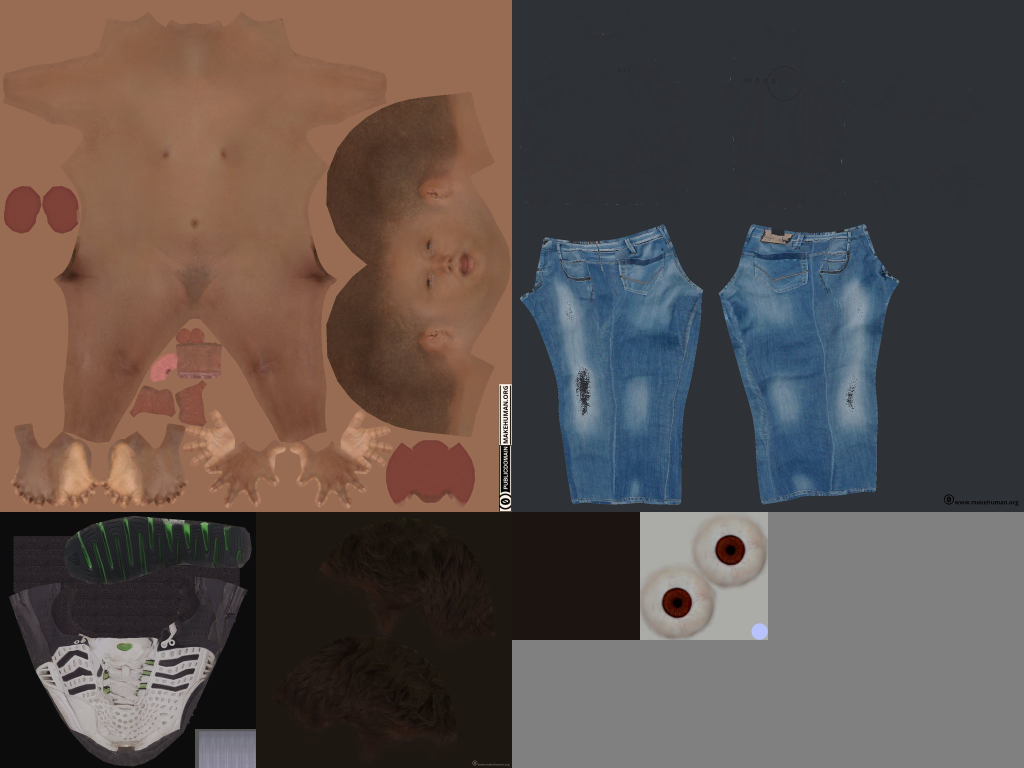
#> input picture assets/people/player.jpg, 2048 x 1536 px (shown at 1/2 size)
$ python -i people-build.py   (imports and definitions only)
#> lines starting #> are read from the running program, lines starting #| are printed output that depends on the picture; after the words box and inside, x2 and y2 are one past the last pixel; in counts of white or black regions, pixels touching at a corner belong together
#!/usr/bin/env python3
"""Realistic people for the game, from MakeHuman's CC0 assets.

Builds each cast member from the MakeHuman base mesh (hm08) with macro body targets (gender, age,
muscle, weight, height, ethnicity), fits CC0 clothes, shoes, hair, eyebrows and eyes to the body,
maps MakeHuman's skin weights onto the game's 19-bone rig, reposes the arms to hang at the sides
(the rig's rest pose), and writes one compact mesh + one texture atlas per character.

Usage: python3 tools/people-build.py <makehuman/data dir> <system assets dir> <out dir>
All inputs are CC0 (MakeHuman base mesh, targets, weights, skins, clothes, hair, eyes).
"""
import json, struct, sys, os, math
import numpy as np
from PIL import Image, ImageOps

MHD, SYS, OUT = sys.argv[1], sys.argv[2], sys.argv[3]
# [1 line not run here, left out]

# ----------------------------------------------------------------------------- loaders
def load_obj(path):
    V, T, F = [], [], []
    group = None
    for line in open(path, encoding='utf-8', errors='ignore'):
        if line.startswith('v '): V.append([float(x) for x in line.split()[1:4]])
        elif line.startswith('vt '): T.append([float(x) for x in line.split()[1:3]])
        elif line.startswith('g '): group = line.split(None, 1)[1].strip()
        elif line.startswith('f '):
            vs, ts = [], []
            for tok in line.split()[1:]:
                p = tok.split('/')
                vs.append(int(p[0]) - 1); ts.append(int(p[1]) - 1 if len(p) > 1 and p[1] else -1)
            F.append((vs, ts, group))
#> further down, picture is the input picture: PIL image 2048x1536 RGB; mean R, G, B 90.7, 79.4, 75
    return np.array(V, dtype=np.float64), np.array(T if T else [[0, 0]], dtype=np.float64), F

# [36 lines left out: functions load_target, load_mhclo, not called in this run]

# ----------------------------------------------------------------------------- body
# [1 line that did not run here, left out]
# [1 line that did not run here, left out]
TG = os.path.join(MHD, 'targets/macrodetails')
_tcache = {}
# [5 lines left out: function target, not called in this run]

def tri(v, names):  # 0..1 value -> weights for [min, avg, max] style triples
    if v < 0.5: return {names[0]: 1 - v * 2, names[1]: v * 2}
    return {names[1]: 1 - (v - 0.5) * 2, names[2]: (v - 0.5) * 2}

# [29 lines left out: functions age_weights, morph, not called in this run]

# ----------------------------------------------------------------------------- rig
BONES = ['root', 'hips', 'spine', 'chest', 'neck', 'head', 'armL', 'foreL', 'handL', 'armR', 'foreR', 'handR', 'thighL', 'shinL', 'footL', 'thighR', 'shinR', 'footR']
BI = {b: i for i, b in enumerate(BONES)}
# [15 lines left out: function map_bone, not called in this run]

# [1 line not run here, left out]
# [1 line that did not run here, left out]
# [3 lines not run here, left out]
# [1 line that did not run here, left out]
# [1 line that did not run here, left out]
# [1 line not run here, left out]
def joint(V, name): return V[skel['joints'][name]].mean(0)
def bone_head(V, b): return joint(V, skel['bones'][b]['head'])
def bone_tail(V, b): return joint(V, skel['bones'][b]['tail'])

# [6 lines left out: function rot_between, not called in this run]

def affine(R, pivot, prev=None):
    M = np.eye(4); M[:3, :3] = R; M[:3, 3] = pivot - R @ pivot
    return M @ prev if prev is not None else M

def apply(M, P): return P @ M[:3, :3].T + M[:3, 3]

# ----------------------------------------------------------------------------- build one character
# [13 lines left out: functions fit, region_uv, not called in this run]

ATLAS = (2048, 1536)
REG = {'skin': (0, 0, 1024, 1024), 'cloth': (1024, 0, 1024, 1024), 'shoes': (0, 1024, 512, 512), 'hair': (512, 1024, 512, 512), 'brow': (1024, 1024, 256, 256), 'eye': (1280, 1024, 256, 256)}

# Fingers curled about MakeHuman's finger bones (in the original T-ish pose, palms face down). Bodies get a
# loose fist baked in (the game rig has no finger bones), the first-person arms a tight one.
# [147 lines left out: functions curl_fingers, build, tex_path, skin_image, recolour, not called in this run]

def delogo(img):
    # The CC0 tees carry the MakeHuman logo (orange): find it, grow the mask, and inpaint from the
    # surrounding fabric with a normalised blur so the shirt reads plain.
    from PIL import ImageFilter
    a = np.asarray(img.convert('RGB'), dtype=np.float32) / 255
    mx, mn = a.max(2), a.min(2); sat = (mx - mn) / np.maximum(mx, 1e-6)
#> after `sat = (mx - mn) / np.maximum(mx, 1e-06)`:
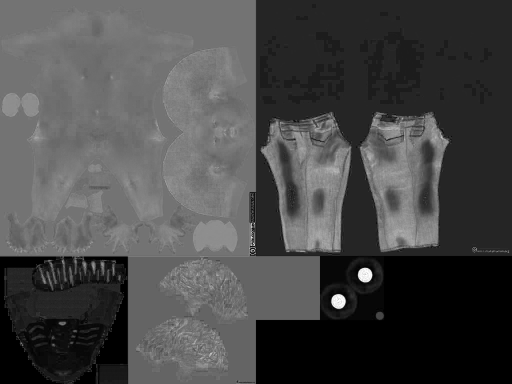
#> sat: shape (1536, 2048) float32 (shown at 1/4 size); min 0, max 1, mean 0.286
    r, g, b = a[..., 0], a[..., 1], a[..., 2]
    m = ((r > g) & (g > b) & (sat > 0.3) & (mx > 0.3) & ((r - g) > 0.1)).astype(np.uint8) * 255
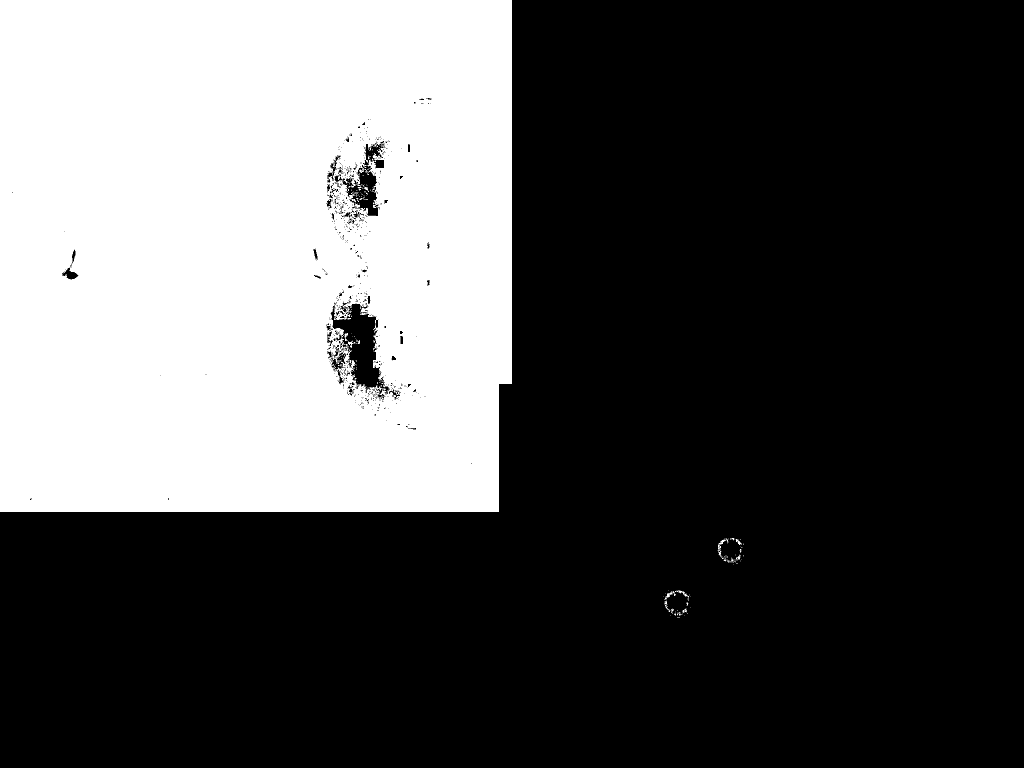
#> m: shape (1536, 2048) (shown at 1/2 size); 32.5% white; 161 white regions (142 under 20 px), largest, box (x1, y1, x2, y2) and area: (0, 0, 1024, 1024) 1021613, (1435, 1077, 1452, 1115) 161, (1329, 1182, 1352, 1200) 113
    if m.sum() == 0: return img
    M = np.asarray(Image.fromarray(m).filter(ImageFilter.MaxFilter(25)), dtype=np.float32)[..., None] / 255
#> M: shape (1536, 2048, 1) float32; values 0 (black) and 1 (white), 34.2% white; 3 white regions, box (x1, y1, x2, y2) and area: (0, 0, 1036, 1036) 1065537, (1315, 1169, 1394, 1248) 5479, (1423, 1064, 1500, 1142) 5307
    keep = 1 - M
    num = np.asarray(Image.fromarray(np.clip(a * keep * 255, 0, 255).astype(np.uint8)).filter(ImageFilter.GaussianBlur(18)), dtype=np.float32) / 255
    den = np.asarray(Image.fromarray(np.clip(keep[..., 0] * 255, 0, 255).astype(np.uint8)).filter(ImageFilter.GaussianBlur(18)), dtype=np.float32)[..., None] / 255
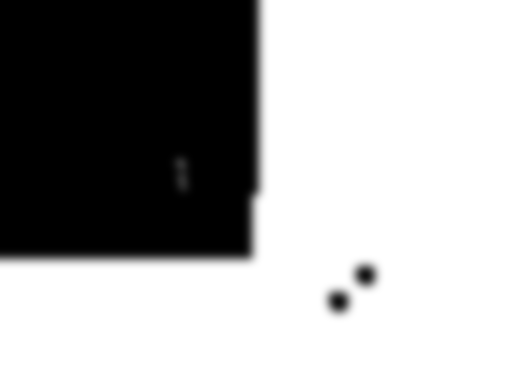
#> den: shape (1536, 2048, 1) float32 (shown at 1/4 size); min 0, max 1, mean 0.658
    out = a * keep + num / np.maximum(den, 1e-3) * M
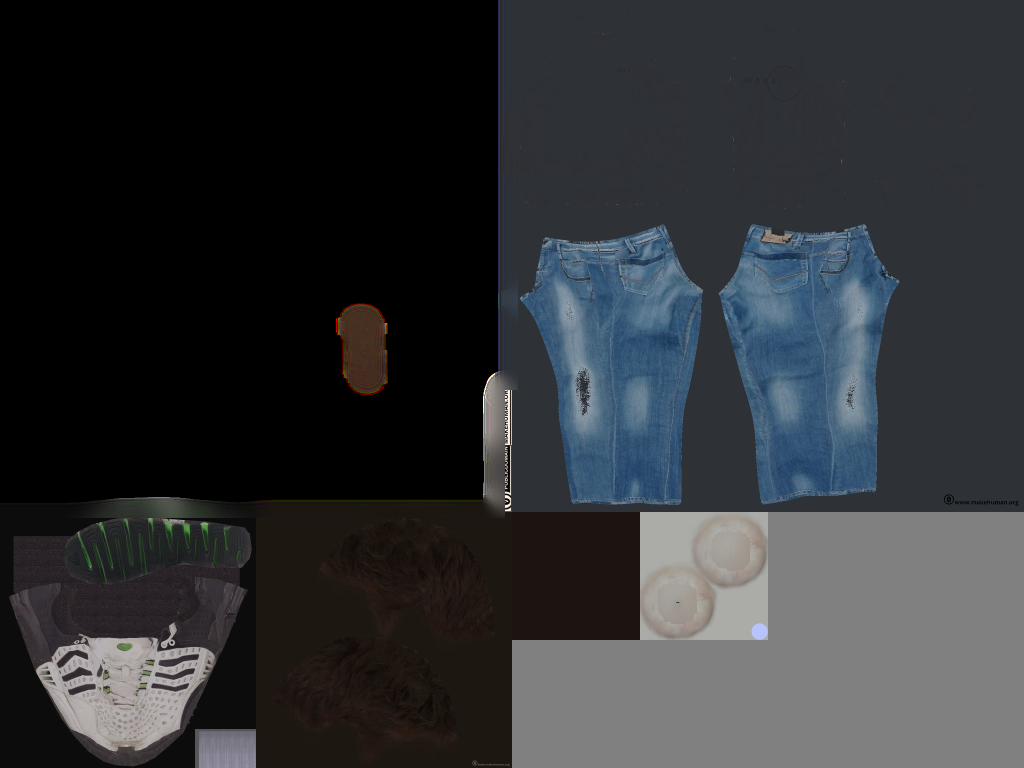
#> out: shape (1536, 2048, 3) float32 (shown at 1/2 size); mean R, G, B 0.184, 0.192, 0.204
    return Image.fromarray(np.clip(out * 255, 0, 255).astype(np.uint8))

# [23 lines left out: function atlas, not called in this run]

# ----------------------------------------------------------------------------- the cast
C = lambda n: os.path.join(SYS, 'clothes', n, n + '.mhclo')
H = lambda n: os.path.join(SYS, 'hair', n, n + '.mhclo')
BROW = os.path.join(SYS, 'eyebrows/eyebrow001/eyebrow001.mhclo')
EYES = os.path.join(MHD, 'eyes/low-poly/low-poly.mhclo')
POLY = [('skins/young_african_male/young_darkskinned_male_diffuse.png', 0.55), ('skins/young_asian_male/young_lightskinned_male_diffuse3.png', 0.45)]
POLY_MID = [('skins/middleage_african_male/middleage_darkskinned_male_diffuse.png', 0.55), ('skins/middleage_asian_male/middleage_lightskinned_male_diffuse2.png', 0.45)]
POLY_OLD = [('skins/old_african_male/old_darkskinned_male_diffuse.png', 0.55), ('skins/old_asian_male/old_lightskinned_male_diffuse2.png', 0.45)]
PAKEHA = [('skins/young_caucasian_male/young_lightskinned_male_diffuse.png', 1.0)]
POLY_RACE = {'african': 0.35, 'asian': 0.35, 'caucasian': 0.30}
BLACK = {'to': [0.07, 0.07, 0.08]}
CAST = {
    'manu':   dict(gender=1, age=0.47, muscle=0.6, weight=0.88, height=0.6, race=POLY_RACE, skin=POLY, skinTint=[1.02, 0.97, 0.92], cloth=C('male_casualsuit06'), clothColour=BLACK, shoes=C('shoes05'), hair=H('afro01'), hairTint=[0.55, 0.5, 0.48]),
    'shorty': dict(gender=1, age=0.56, muscle=0.62, weight=1.0, height=0.5, race=POLY_RACE, skin=POLY_MID, cloth=C('male_casualsuit03'), shoes=C('shoes03'), hair=H('short01')),
    'darren': dict(gender=1, age=0.5, muscle=0.45, weight=0.38, height=0.5, race={'caucasian': 0.9, 'african': 0.05, 'asian': 0.05}, skin=PAKEHA, cloth=C('male_casualsuit05'), shoes=C('shoes04'), hair=H('short02'), hairTint=[0.8, 0.7, 0.6], browRGB=(70, 52, 36), eyeColour='bluegreen'),
    'kev':    dict(gender=1, age=0.62, muscle=0.78, weight=0.7, height=0.62, race=POLY_RACE, skin=POLY_MID, skinTint=[0.95, 0.92, 0.9], cloth=C('male_worksuit01'), shoes=C('shoes03'), hair=H('short04')),
    'mikey':  dict(gender=1, age=0.42, muscle=0.4, weight=0.3, height=0.45, race={'asian': 0.45, 'african': 0.25, 'caucasian': 0.3}, skin=[(POLY[0][0], 0.35), (POLY[1][0], 0.65)], cloth=C('male_casualsuit06'), clothColour={'to': [0.5, 0.08, 0.1]}, shoes=C('shoes06'), hair=H('short02'), hairTint=[0.35, 0.3, 0.28]),
    'pita':   dict(gender=1, age=0.84, muscle=0.4, weight=0.72, height=0.45, race=POLY_RACE, skin=POLY_OLD, cloth=C('male_casualsuit01'), shoes=C('shoes04'), hair=H('short01'), hairTint=[1.9, 1.9, 1.9], browRGB=(150, 145, 140)),
    'crewA':  dict(gender=1, age=0.5, muscle=0.7, weight=0.8, height=0.6, race=POLY_RACE, skin=POLY, cloth=C('male_casualsuit06'), clothColour={'to': [0.12, 0.12, 0.13]}, shoes=C('shoes04'), hair=H('short04')),
    'crewB':  dict(gender=1, age=0.55, muscle=0.6, weight=0.65, height=0.55, race=POLY_RACE, skin=POLY_MID, cloth=C('male_casualsuit05'), shoes=C('shoes03'), hair=H('short01')),
    'crewC':  dict(gender=1, age=0.45, muscle=0.5, weight=0.55, height=0.5, race={'asian': 0.4, 'african': 0.3, 'caucasian': 0.3}, skin=POLY, cloth=C('male_casualsuit03'), shoes=C('shoes05'), hair=H('afro01'), hairTint=[0.5, 0.45, 0.42]),
}
# Passers-by on the footpaths (two women, an older Pākehā man, a young guy, an aunty).
POLY_F = [('skins/young_african_female/young_darkskinned_female_diffuse.png', 0.55), ('skins/young_asian_female/young_lightskinned_female_diffuse3.png', 0.45)]
# [7 lines not run here, left out]
# You (third-person view): young Polynesian guy, charcoal tee, jeans, white sneakers.
CAST['player'] = dict(gender=1, age=0.44, muscle=0.62, weight=0.62, height=0.58, race=POLY_RACE, skin=POLY, skinTint=[1.0, 0.96, 0.92], cloth=C('male_casualsuit06'), clothColour={'to': [0.2, 0.21, 0.23]}, shoes=C('shoes05'), hair=H('short02'), hairTint=[0.4, 0.36, 0.34])
# First-person arms: the player's own forearms and hands with the fingers curled into fists (posed with
# MakeHuman's finger bones), each in the viewmodel frame the game expects: knuckles toward -y, forearm
# running back along +y, back of the hand toward -z, origin at the middle of the fist. Uses player.jpg.
# [4 lines left out: function bone_w, not called in this run]
def rodrigues(axis, ang):
    k = axis / np.linalg.norm(axis); K = np.array([[0, -k[2], k[1]], [k[2], 0, -k[0]], [-k[1], k[0], 0]])
    return np.eye(3) + np.sin(ang) * K + (1 - np.cos(ang)) * K @ K
FIST_F, FIST_T = [1.45, 1.65, 1.15], [0.75, 0.7, 0.45]
# [39 lines left out: function build_fparms, not called in this run]

ONLY = [x for x in os.environ.get('PEOPLE_ONLY', '').split(',') if x]
# [6 lines not run here, left out]

>>> from PIL import Image
>>> picture = Image.open('../assets/people/player.jpg')
>>> result = delogo(picture)

$ run again, on assets/people/crewA.jpg
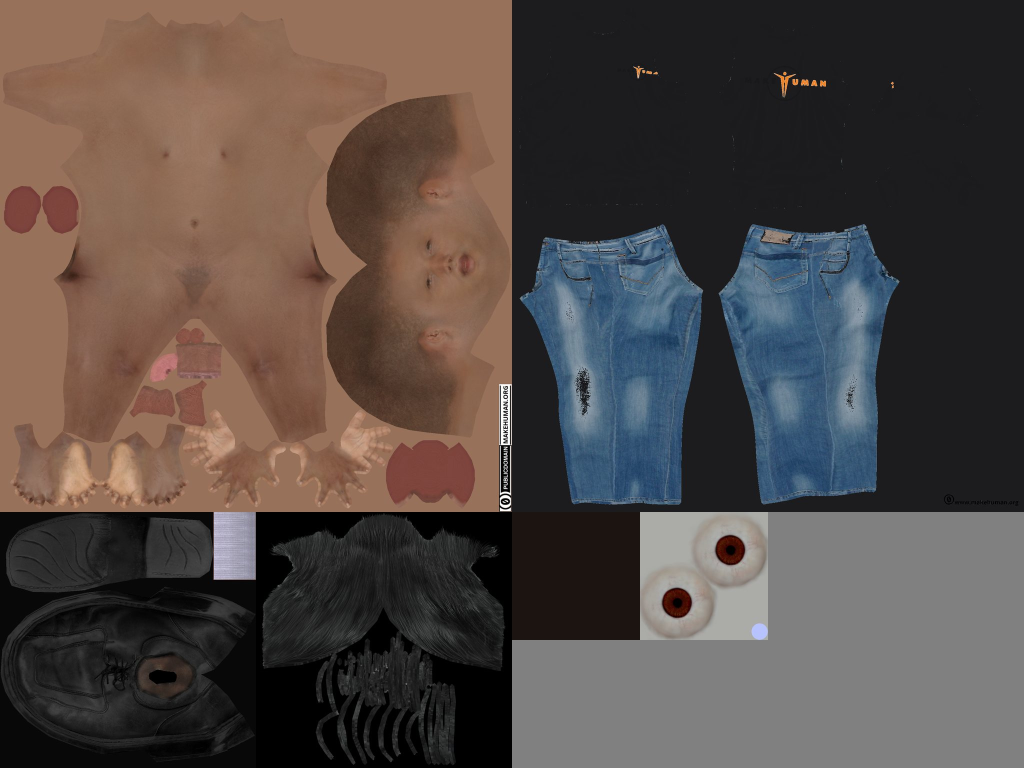
#> input picture assets/people/crewA.jpg, 2048 x 1536 px (shown at 1/2 size)
#> picture is the input picture: PIL image 2048x1536 RGB; mean R, G, B 83.1, 73.4, 69.5
#> in delogo, `m = ((r > g) & (g > b) & (sat > 0.3) & (mx > 0.3) & ((r - g) > 0.1)).a..`:
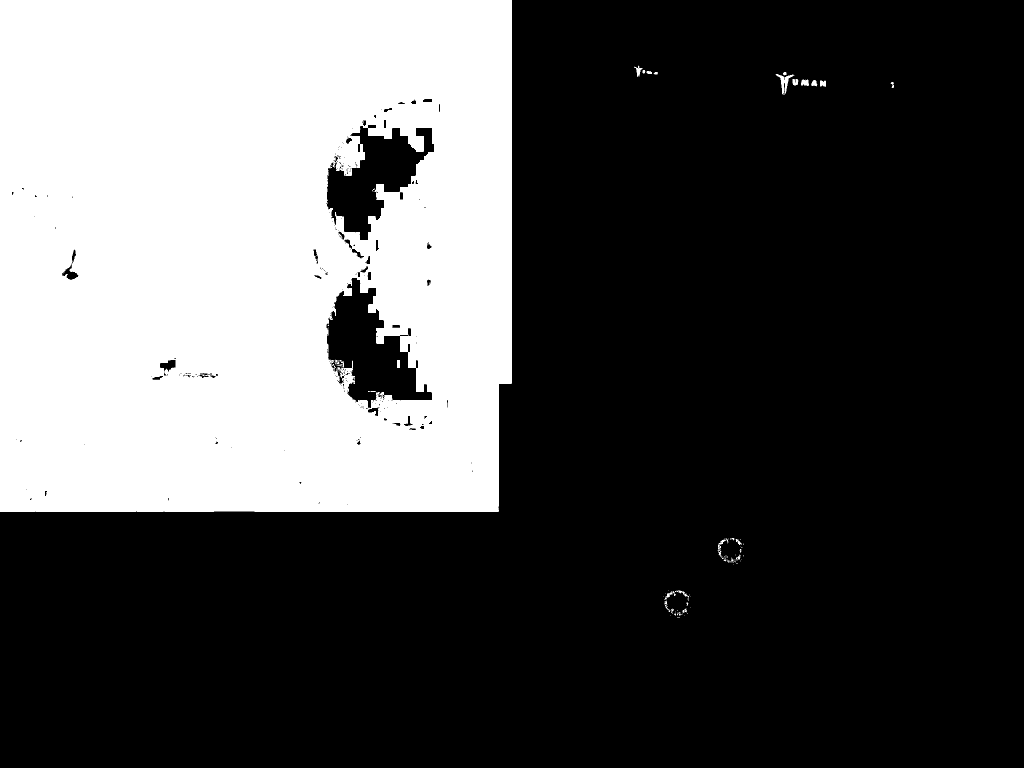
#> m: shape (1536, 2048) (shown at 1/2 size); 31.5% white; 88 white regions (59 under 20 px), largest, box (x1, y1, x2, y2) and area: (0, 0, 1024, 1024) 988209, (1551, 148, 1588, 190) 482, (1602, 159, 1618, 172) 167
#> M: shape (1536, 2048, 1) float32; values 0 (black) and 1 (white), 33.8% white; 6 white regions, box (x1, y1, x2, y2) and area: (0, 0, 1036, 1036) 1044296, (1539, 132, 1664, 202) 5799, (1315, 1169, 1394, 1248) 5479, (1423, 1064, 1500, 1142) 5307, (1256, 119, 1328, 166) 2682, (1769, 152, 1800, 188) 1093
#> in delogo, `out = a * keep + num / np.maximum(den, 1e-3) * M`:
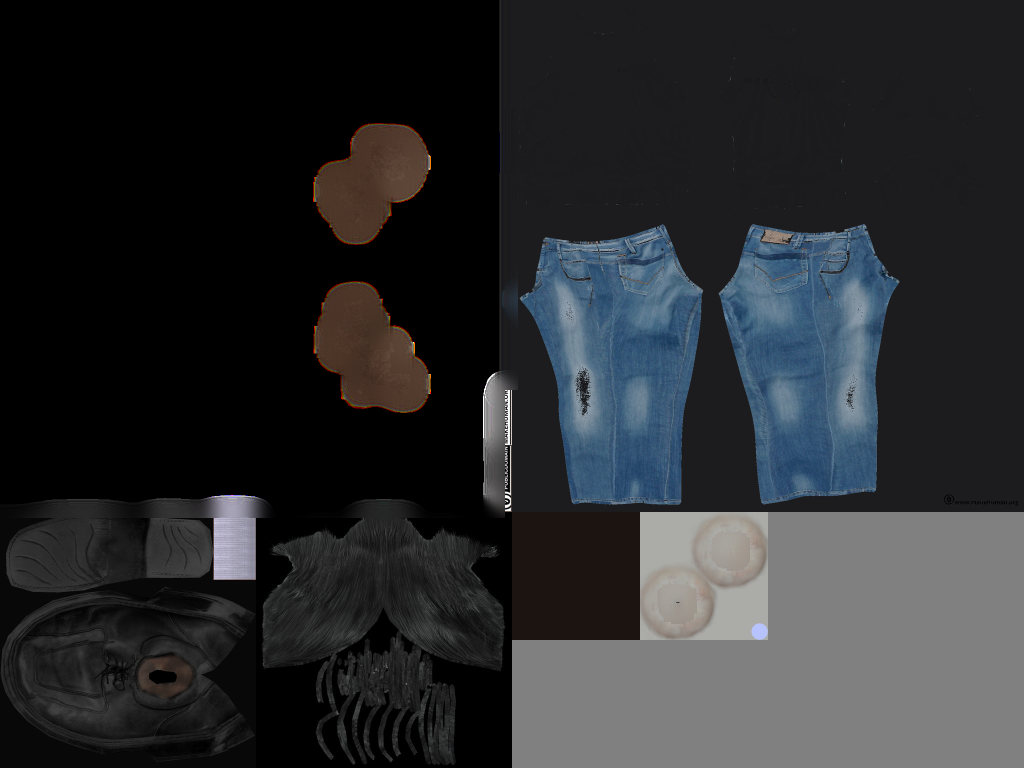
#> out: shape (1536, 2048, 3) float32 (shown at 1/2 size); mean R, G, B 0.159, 0.167, 0.177
